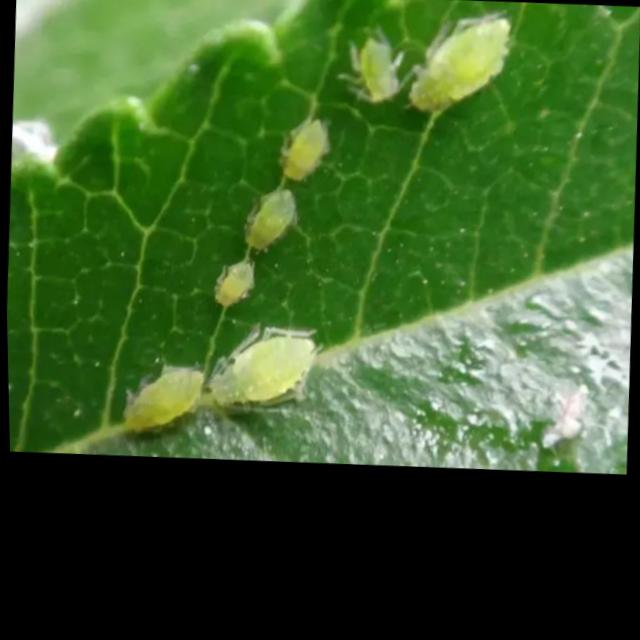
#> input picture apps/mobile/test/fixtures/pest_0.jpg, 640 x 640 px
$ python -i prepare_dataset.py   (imports and definitions only)
#> lines starting #> are read from the running program, lines starting #| are printed output that depends on the picture
from __future__ import annotations

import argparse
from collections import defaultdict
from dataclasses import dataclass
from datetime import datetime, timezone
import hashlib
import io
import json
import math
import os
from pathlib import Path
import random
import re
import shutil
import subprocess
import sys
from typing import Any
from urllib.parse import parse_qsl, urlencode, urlsplit, urlunsplit
import zipfile

import numpy as np
from PIL import Image
import requests
import scipy.fftpack
import yaml

from ml.ood_negatives import OOD_CATEGORIES, prepare_coco_ood_negatives
from ml.visual_pipeline import compute_image_visual_profile, export_visual_pipeline_manifest

CANONICAL_CLASSES: dict[int, str] = {
    0: "whitefly",
    1: "aphids",
}

SYNONYM_MAP: dict[str, int] = {
    "whitefly": 0,
    "whiteflies": 0,
    "white_fly": 0,
    "white-fly": 0,
    "white fly": 0,
    "bemisia": 0,
    "kutu_kebul": 0,
    "kutu-kebul": 0,
    "kutu kebul": 0,
    "aphids": 1,
    "aphid": 1,
    "aphidoidea": 1,
    "myzus": 1,
    "kutu_daun": 1,
    "kutu-daun": 1,
    "kutu daun": 1,
}

EXCLUDED_CLASS_NAMES: frozenset[str] = frozenset(
    {
        "molted skin",
        "molted_skin",
        "molted-skin",
        "molted",
        "moulted skin",
        "exuviae",
        "cast skin",
        "thrips",
        "thrip",
        "frankliniella",
        "thysanoptera",
    }
)

NEGATION_EXCLUSION_TOKENS: frozenset[str] = frozenset(
    {
        "non",
        "not",
        "no",
        "without",
        "predator",
        "parasitoid",
        "mummy",
        "healthy",
        "background",
        "negative",
        "unlabeled",
        "unknown",
        "none",
        "other",
        "molted",
        "moulted",
        "exuviae",
    }
)

ROBOFLOW_DIRECT_SOURCES: tuple[dict[str, Any], ...] = (
    {
        "name": "whitefly_0tong_v1",
        "slug": "jini-nkjjt/whitefly-0tong",
        "version": 1,
        "dataset_id": "rOfgg1CNHN",
        "env_url_key": "ROBOFLOW_WHITEFLY_URL",
        "required": True,
    },
    {
        "name": "aphids_new_v1",
        "slug": "jiwons-workspace-syfav/aphids-new",
        "version": 1,
        "dataset_id": "PaVtWyiDBO",
        "env_url_key": "ROBOFLOW_APHIDS_URL",
        "required": True,
    },
)

DEFAULT_KAGGLE_DATASET_SLUG = "adityadwiferdiansyah/hidrosense-whitefly-aphids-v2"


def _normalize_label_text(raw_name: str) -> str:
    return re.sub(r"[^a-z0-9]+", " ", raw_name.strip().lower()).strip()


_NORMALIZED_SYNONYMS: dict[str, int] = {
    _normalize_label_text(token): class_id for token, class_id in SYNONYM_MAP.items()
}
_NORMALIZED_EXCLUDED: frozenset[str] = frozenset(_normalize_label_text(x) for x in EXCLUDED_CLASS_NAMES)
_MOLTED_SKIN_LABELS: frozenset[str] = frozenset(
    _normalize_label_text(x)
    for x in ("molted skin", "molted_skin", "molted-skin", "molted", "moulted skin", "exuviae", "cast skin")
)

IMAGE_EXTENSIONS: frozenset[str] = frozenset({".jpg", ".jpeg", ".png", ".bmp", ".webp"})
MIN_BOX_DIMENSION: float = 0.002
_ROBOFLOW_RF_STEM_RE = re.compile(r"^(?P<base>.+?)\.rf\.[A-Za-z0-9_-]+$")
_ROBOFLOW_AUG_SUFFIX_RE = re.compile(r"(_rot(?:90|180|270)|_flip[a-z0-9]*|_jpg|_jpeg|_png)+$", re.IGNORECASE)
_DCT_SIGN_1D = np.array([1.0 if i % 2 == 0 else -1.0 for i in range(8)], dtype=np.float64)
_DCT_SIGN_V = _DCT_SIGN_1D[None, :]
_DCT_SIGN_U = _DCT_SIGN_1D[:, None]
_DCT_SIGN_UV = _DCT_SIGN_U * _DCT_SIGN_V
_HASH_POW2 = 1 << np.arange(63, -1, -1, dtype=np.uint64)
_MIH_5_SLICES: tuple[tuple[int, int], ...] = (
    (0, 0x1FFF),
    (13, 0x1FFF),
    (26, 0x1FFF),
    (39, 0x1FFF),
    (52, 0xFFF),
)
_POPCOUNT_LUT = np.array([bin(x).count("1") for x in range(256)], dtype=np.uint8)


# [12 lines left out: function extract_roboflow_base_stem, not called in this run]


_TEMPORAL_SESSION_RE = re.compile(r"(20\d{6})[-_](\d{6})")
_EXPORT_PREFIX_RE = re.compile(r"^(?:pos|neg__[A-Za-z0-9_]+)__")
_LOOSE_SCENE_FAMILY_RES: tuple[re.Pattern[str], ...] = (
    re.compile(r"^(aphids_n_\d+)(?:[^0-9]|$)", re.IGNORECASE),
    re.compile(r"^(whitefly_newer_-?\d+)(?:[^0-9]|$)", re.IGNORECASE),
    re.compile(r"^(whitefly_-?\d+)(?:[^0-9]|$)", re.IGNORECASE),
    re.compile(r"^(aphids_\d+)(?:[^0-9]|$)", re.IGNORECASE),
    re.compile(r"^(null_\d+)(?:[^0-9]|$)", re.IGNORECASE),
)


# [38 lines left out: functions extract_temporal_session_key, extract_loose_scene_family, is_synthetic_collage_image, not called in this run]


def compute_dihedral_phashes(img: Image.Image) -> tuple[int, ...]:
    gray32 = img.convert("RGB").convert("L").resize((32, 32), Image.Resampling.LANCZOS)
    pixels = np.asarray(gray32)
    dct = scipy.fftpack.dct(scipy.fftpack.dct(pixels, axis=0), axis=1)[:8, :8]
    dt = dct.T
    blocks = (
        dct,
        dt * _DCT_SIGN_U,
        dct * _DCT_SIGN_UV,
        dt * _DCT_SIGN_V,
        dct * _DCT_SIGN_V,
        dct * _DCT_SIGN_U,
        dt * _DCT_SIGN_UV,
        dt,
    )
    return tuple(
        int(((blk > np.median(blk)).ravel().astype(np.uint64) * _HASH_POW2).sum())
        for blk in blocks
    )


# [7 lines left out: function _min_dihedral_distance, not called in this run]


class _UnionFind:
    def __init__(self, size: int) -> None:
        self._parent = list(range(size))

    # [18 lines left out: functions find, union, not called in this run]


class _DihedralHashIndex:
    # [82 lines left out: functions __init__, add, _mih_candidates, _numpy_matches, find_matches, has_match, not called in this run]


@dataclass(frozen=True)
class BoxAnnotation:
    class_id: int
    cx: float
    cy: float
    w: float
    h: float

    def to_yolo_line(self) -> str:
        return f"{self.class_id} {self.cx:.6f} {self.cy:.6f} {self.w:.6f} {self.h:.6f}"


@dataclass(frozen=True)
class DatasetRecord:
    image_path: Path
    phash_hex: str
    boxes: tuple[BoxAnnotation, ...]
    source_name: str
    sha256_hex: str = ""
    group_id: str = ""
    base_stem: str = ""
    dihedral_phashes: tuple[int, ...] = ()
    negative_kind: str = ""

    # [14 lines left out: functions primary_class, stratum_key, not called in this run]


def is_molted_skin_label(raw_name: str) -> bool:
    cleaned = _normalize_label_text(raw_name)
    return cleaned in _MOLTED_SKIN_LABELS or "molted" in cleaned.split() or "exuviae" in cleaned.split()


# [200 lines left out: functions canonicalize_label_name, _clamp01, parse_and_sanitize_yolo_line, load_source_class_map, _sanitize_text, load_env_file and 3 more, not called in this run]


@dataclass(frozen=True)
class _CandidateRecord:
    image_path: Path
    phash_hex: str
    dihedral_phashes: tuple[int, ...]
    boxes: tuple[BoxAnnotation, ...]
    source_name: str
    sha256_hex: str
    base_stem: str | None
    negative_kind: str
    src_entry: dict[str, Any]


# [1107 lines left out: functions deduplicate_and_merge_sources, _group_stratum, stratified_split_records, _compute_count_quantiles, export_merged_dataset, download_roboflow_direct_sources and 4 more, not called in this run]


# [2 lines not run here, left out]

>>> from PIL import Image
>>> picture = Image.open('../apps/mobile/test/fixtures/pest_0.jpg')
#> picture is the input picture: PIL image 640x640 RGB; mean R, G, B 60.3, 91.7, 42.5
>>> result = compute_dihedral_phashes(picture)
#> in compute_dihedral_phashes, `gray32 = img.convert("RGB").convert("L").resize((32, 32), Image.Resamp..`:
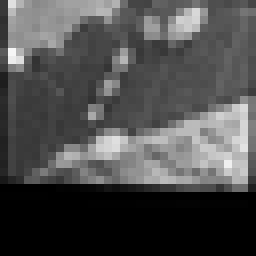
#> gray32: PIL image 32x32 L (shown 8 times larger); min 0, max 245, mean 77.3
#> result = (11886814240136677324, 15823507924848750333, 17392381867257008742, 10246446944832088919, 15105398424502243993, 11820667530418702131, 10290076206168894376, 15809856186625261058)
